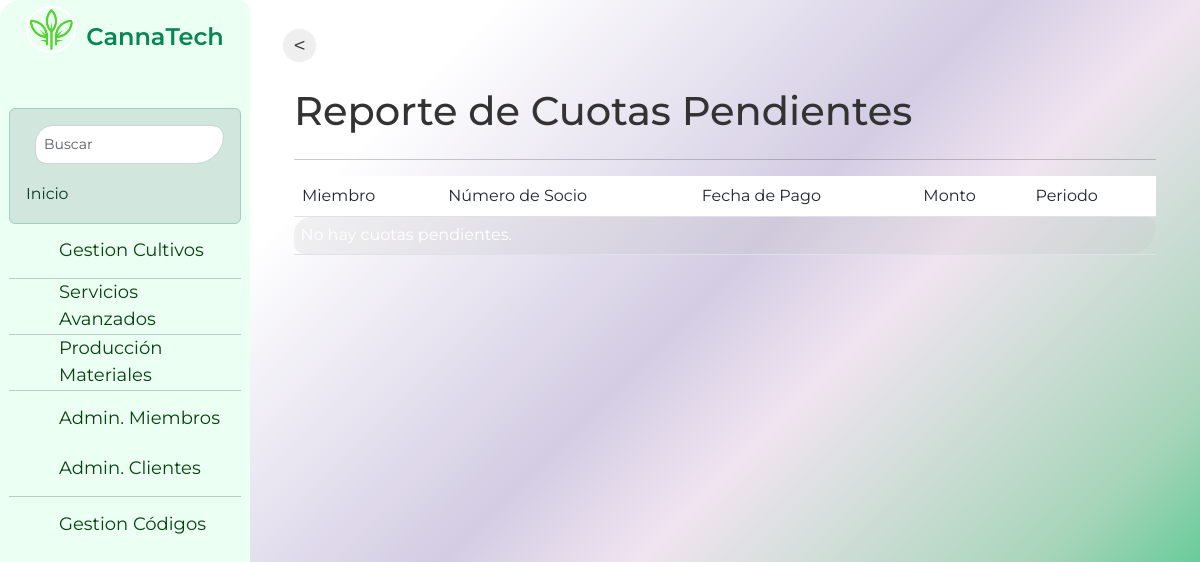
Page /reporte-cuotas/ (signed in) on the earlier database version.
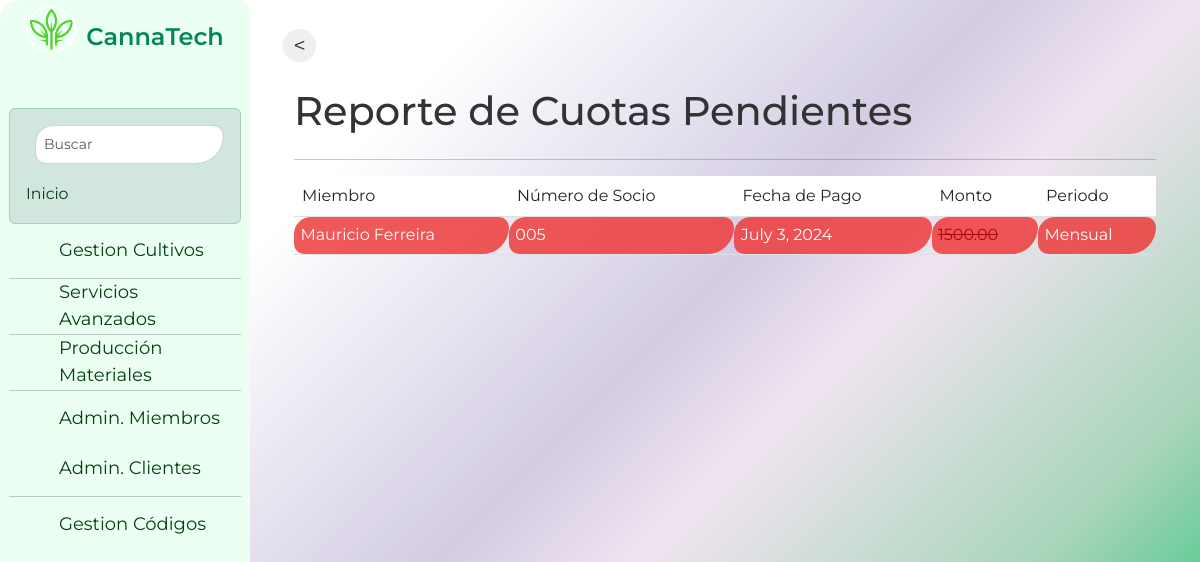
Same page on the later database version.
### core/models.py (models this page shows, shortened)
class Cuota(models.Model):
    miembro = models.ForeignKey(Miembro, on_delete=models.CASCADE)
    fecha_pago = models.DateField()
    monto = models.DecimalField(max_digits=8, decimal_places=2)
    PERIODO_CHOICES = [
        ('MENSUAL', 'Mensual'),
        ('TRIMESTRAL', 'Trimestral'),
        ('ANUAL', 'Anual'),
    ]
    periodo = models.CharField(max_length=10, choices=PERIODO_CHOICES, default='MENSUAL')
    pagado = models.BooleanField(default=False)

class Miembro(models.Model):
    nombre = models.CharField(max_length=100)
    apellido = models.CharField(max_length=100)
    email = models.EmailField(unique=True)
    numero_socio = models.CharField(max_length=10, unique=True)
    fecha_ingreso = models.DateField()
    activo = models.BooleanField(default=True)
    def nombre_completo(self):
        return f"{self.nombre} {self.apellido}"

### core/views.py (the view)
# urls.py: path('reporte-cuotas/', views.reporte_cuotas, name='reporte_cuotas'),
@login_required
def reporte_cuotas(request):
    cuotas_pendientes = Cuota.objects.filter(pagado=False).order_by('fecha_pago')
    return render(request, 'core/reporte_cuotas.html', {'cuotas_pendientes': cuotas_pendientes})

### core/templates/core/reporte_cuotas.html
{% extends 'core/base.html' %}
{% block content %}
<br>
<input type="button" class="btn-prev" value="<" onClick="javascript:history.go(-1);">
<br>
<div class="container">
    <div class="row">
        <div class="col-md-12">
            <h1>Reporte de Cuotas Pendientes</h1>
            <div class="table-responsive">
                <table class="table table-striped">
                    <thead>
                        <tr>
                            <th>Miembro</th>
                            <th>Número de Socio</th>
                            <th>Fecha de Pago</th>
                            <th>Monto</th>
                            <th>Periodo</th>
                        </tr>
                    </thead>
                    <hr>
                    <tbody>
                        {% for cuota in cuotas_pendientes %}
                        <tr class="cuotasfondo">
                            <td><span class="">{{ cuota.miembro.nombre_completo }}</span></td>
                            <td>{{ cuota.miembro.numero_socio }}</td>
                            <td>{{ cuota.fecha_pago }}</td>
                            <td><span class="monto-tachado">{{ cuota.monto }}</span></td>
                            <td>{{ cuota.get_periodo_display }}</td>
                        </tr>
                        {% empty %}
                        <tr>
                            <td colspan="5">No hay cuotas pendientes.</td>
                        </tr>
                        {% endfor %}
                    </tbody>
                </table>
            </div>
        </div>
    </div>
</div>
{% endblock %}

Differences in the rows shown:
added Cuota: miembro.nombre_completo "Mauricio Ferreira", miembro.numero_socio "005", fecha_pago "July 3, 2024", monto "1500.00", periodo "Mensual"
Other differences:
text no longer shown: "No hay cuotas pendientes."
